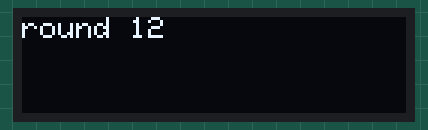
Bench run of a program on a simulated CircuitPython board. On the bench: 128×32 one-colour display.

Above: at 0.46 s.
At 5.1 s:
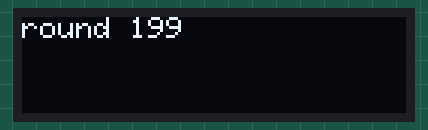
At 10.1 s:
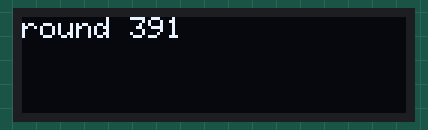
At 20.07 s:
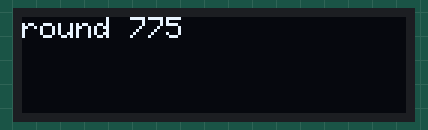
At 30.05 s:
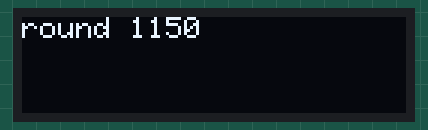
At 39.7 s:
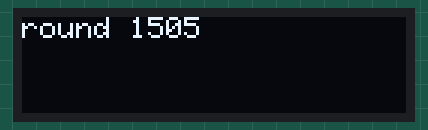

The program:

main.py
```python
import board
import busio
import digitalio
import adafruit_ssd1306

i2c = busio.I2C(board.SCL, board.SDA)
reset_pin = digitalio.DigitalInOut(board.D9) # any pin!

#init OLED
oled = adafruit_ssd1306.SSD1306_I2C(128, 32, i2c, addr=0x3C, reset=reset_pin)
num = 0


#print hello world

# message = 'round {}'.format(num)
# oled.fill(0)
# oled.text(message, 0, 0, 1)
# oled.text('World', 0, 10, 1)
# oled.show()

while True:
    message = 'round {}'.format(num)
    oled.fill(0)
    oled.text(message, 0, 0,1)
    oled.show()
    num = num +1
```
